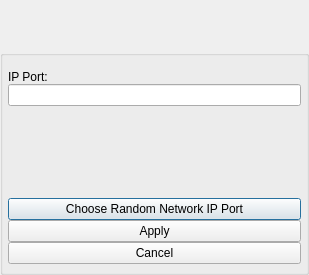
<?xml version="1.0" encoding="UTF-8"?>
<ui version="4.0">
 <class>ChooseIpPortDlg</class>
 <widget class="QDialog" name="ChooseIpPortDlg">
  <property name="windowModality">
   <enum>Qt::ApplicationModal</enum>
  </property>
  <property name="geometry">
   <rect>
    <x>0</x>
    <y>0</y>
    <width>309</width>
    <height>275</height>
   </rect>
  </property>
  <property name="windowTitle">
   <string>Choose Network Port</string>
  </property>
  <property name="windowOpacity">
   <double>1.000000000000000</double>
  </property>
  <property name="toolTip">
   <string/>
  </property>
  <layout class="QVBoxLayout" name="verticalLayout">
   <property name="spacing">
    <number>0</number>
   </property>
   <property name="leftMargin">
    <number>0</number>
   </property>
   <property name="topMargin">
    <number>0</number>
   </property>
   <property name="rightMargin">
    <number>0</number>
   </property>
   <property name="bottomMargin">
    <number>0</number>
   </property>
   <item>
    <widget class="TitleBarWidget" name="m_TitleBarWidget" native="true">
     <property name="sizePolicy">
      <sizepolicy hsizetype="Preferred" vsizetype="Preferred">
       <horstretch>0</horstretch>
       <verstretch>0</verstretch>
      </sizepolicy>
     </property>
     <property name="minimumSize">
      <size>
       <width>0</width>
       <height>50</height>
      </size>
     </property>
     <property name="maximumSize">
      <size>
       <width>16777215</width>
       <height>103</height>
      </size>
     </property>
    </widget>
   </item>
   <item>
    <widget class="QGroupBox" name="DialogItemsGroupBox">
     <property name="minimumSize">
      <size>
       <width>0</width>
       <height>0</height>
      </size>
     </property>
     <property name="title">
      <string/>
     </property>
     <layout class="QGridLayout" name="gridLayout">
      <property name="leftMargin">
       <number>5</number>
      </property>
      <property name="topMargin">
       <number>0</number>
      </property>
      <property name="rightMargin">
       <number>5</number>
      </property>
      <property name="bottomMargin">
       <number>8</number>
      </property>
      <property name="spacing">
       <number>0</number>
      </property>
      <item row="1" column="0">
       <widget class="QLabel" name="IpPortLabel">
        <property name="text">
         <string>IP Port:</string>
        </property>
       </widget>
      </item>
      <item row="4" column="0">
       <widget class="QPushButton" name="RandomPortButton">
        <property name="text">
         <string>Choose Random Network IP Port</string>
        </property>
       </widget>
      </item>
      <item row="2" column="0">
       <widget class="QLineEdit" name="IpPortEdit"/>
      </item>
      <item row="5" column="0">
       <widget class="QPushButton" name="OkButton">
        <property name="text">
         <string>Apply</string>
        </property>
       </widget>
      </item>
      <item row="6" column="0">
       <widget class="QPushButton" name="CancelButton">
        <property name="text">
         <string>Cancel</string>
        </property>
       </widget>
      </item>
      <item row="3" column="0">
       <spacer name="verticalSpacer">
        <property name="orientation">
         <enum>Qt::Vertical</enum>
        </property>
        <property name="sizeHint" stdset="0">
         <size>
          <width>20</width>
          <height>40</height>
         </size>
        </property>
       </spacer>
      </item>
      <item row="0" column="0">
       <widget class="QLabel" name="m_StatusLabel">
        <property name="text">
         <string notr="true"/>
        </property>
       </widget>
      </item>
     </layout>
    </widget>
   </item>
   <item>
    <widget class="BottomBarWidget" name="m_BottomBarWidget" native="true">
     <property name="sizePolicy">
      <sizepolicy hsizetype="Expanding" vsizetype="Minimum">
       <horstretch>0</horstretch>
       <verstretch>0</verstretch>
      </sizepolicy>
     </property>
     <property name="minimumSize">
      <size>
       <width>30</width>
       <height>0</height>
      </size>
     </property>
     <property name="autoFillBackground">
      <bool>true</bool>
     </property>
    </widget>
   </item>
  </layout>
 </widget>
 <customwidgets>
  <customwidget>
   <class>TitleBarWidget</class>
   <extends>QWidget</extends>
   <header>TitleBarWidget.h</header>
   <container>1</container>
  </customwidget>
  <customwidget>
   <class>BottomBarWidget</class>
   <extends>QWidget</extends>
   <header location="global">BottomBarWidget.h</header>
   <container>1</container>
  </customwidget>
 </customwidgets>
 <resources/>
 <connections/>
</ui>
